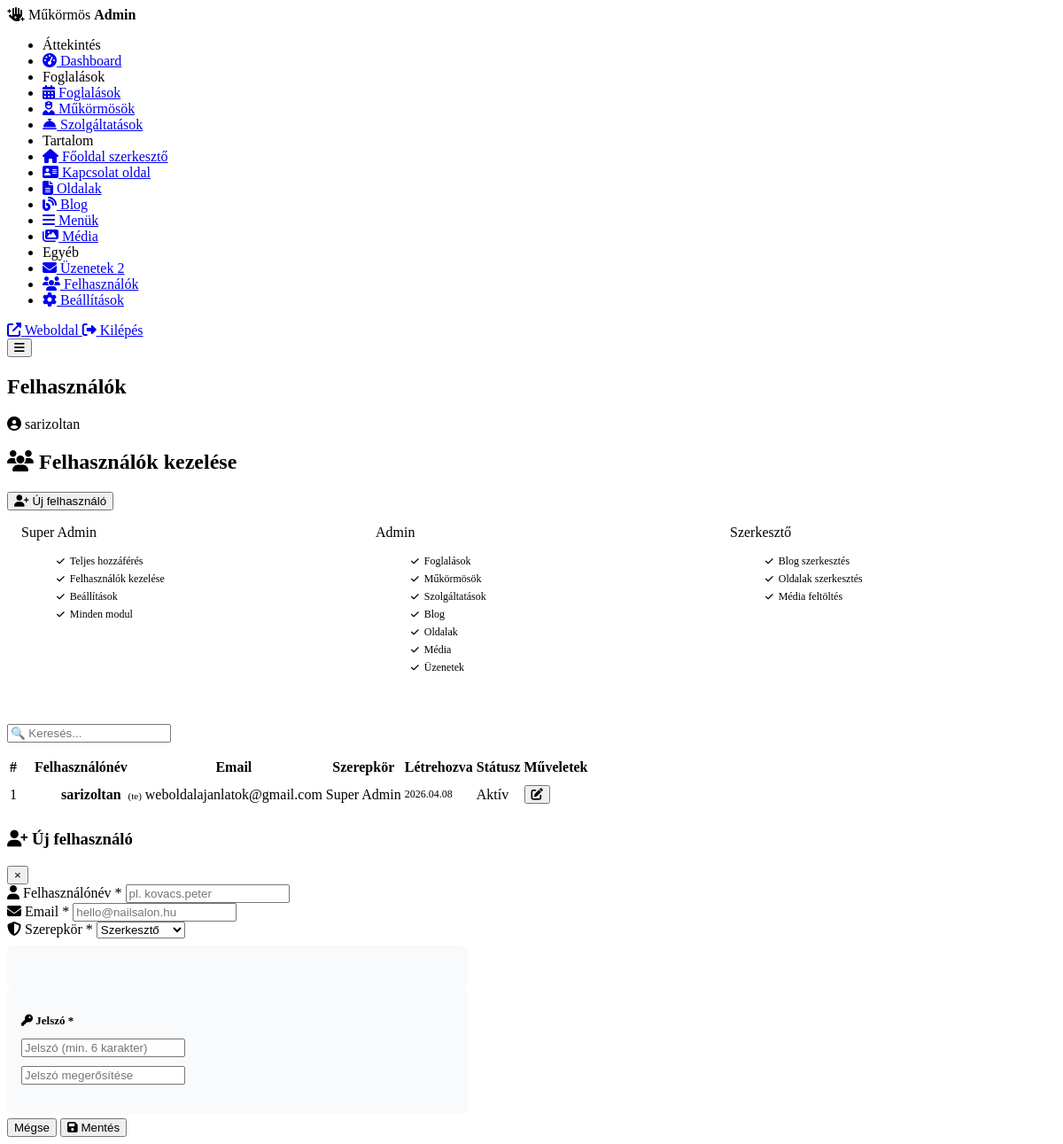
The page /admin/users.php (signed in) on the database its author committed.
### tables this page shows
CREATE TABLE `users` (
  `id` int(11) NOT NULL,
  `username` varchar(50) NOT NULL,
  `password_hash` varchar(255) NOT NULL,
  `email` varchar(100) DEFAULT NULL,
  `role` enum('superadmin','admin','editor') DEFAULT 'admin',
  `active` tinyint(1) NOT NULL DEFAULT 1,
  `created_at` timestamp NOT NULL DEFAULT current_timestamp()
);

### includes/auth.php (called while the page is built, shortened)
<?php
function current_admin(): array {
    return [
        'id'   => $_SESSION['admin_id']   ?? 0,
        'name' => $_SESSION['admin_name'] ?? '',
        'role' => $_SESSION['admin_role'] ?? '',
    ];
}

### includes/functions.php (called while the page is built, shortened)
<?php
function e(?string $str): string {
    return htmlspecialchars((string)($str ?? ''), ENT_QUOTES, 'UTF-8');
}

### admin/users.php (the view, shortened to what this page needs)
<?php
require_once '../includes/db.php';
require_once '../includes/auth.php';
require_once '../includes/functions.php';
$users = $pdo->query("SELECT * FROM users ORDER BY role ASC, username ASC")->fetchAll();
$role_labels = [
    'superadmin' => ['label' => 'Super Admin', 'color' => 'badge-cancelled'],
    'admin'      => ['label' => 'Admin',       'color' => 'badge-confirmed'],
    'editor'     => ['label' => 'Szerkesztő',  'color' => 'badge-draft'],
];
$role_permissions = [
    'superadmin' => ['Teljes hozzáférés', 'Felhasználók kezelése', 'Beállítások', 'Minden modul'],
    'admin'      => ['Foglalások', 'Műkörmösök', 'Szolgáltatások', 'Blog', 'Oldalak', 'Média', 'Üzenetek'],
    'editor'     => ['Blog szerkesztés', 'Oldalak szerkesztés', 'Média feltöltés'],
];
$page_title = 'Felhasználók';
require_once 'partials/header.php';
?>
<div class="page-header">
    <h2><i class="fas fa-users"></i> Felhasználók kezelése</h2>
    <button class="btn btn-primary" onclick="openUserModal()">
        <i class="fas fa-user-plus"></i> Új felhasználó
    </button>
</div>
<div class="role-info-grid">
    <?php foreach ($role_permissions as $role => $perms): ?>
    <div class="role-info-card">
        <div class="role-info-header">
            <span class="badge <?= $role_labels[$role]['color'] ?>">
                <?= $role_labels[$role]['label'] ?>
            </span>
        </div>
        <ul class="role-perm-list">
            <?php foreach ($perms as $perm): ?>
                <li><i class="fas fa-check"></i> <?= $perm ?></li>
            <?php endforeach; ?>
        </ul>
    </div>
    <?php endforeach; ?>
</div>
<div class="card">
    <div style="margin-bottom:16px;">
        <input type="text" id="tableSearch" placeholder="🔍 Keresés..." style="max-width:300px;">
    </div>
    <table class="admin-table">
        <thead>
            <tr>
                <th>#</th>
                <th>Felhasználónév</th>
                <th>Email</th>
                <th>Szerepkör</th>
                <th>Létrehozva</th>
                <th>Státusz</th>
                <th>Műveletek</th>
            </tr>
        </thead>
        <tbody>
            <?php foreach ($users as $u): ?>
            <tr>
                <td><?= $u['id'] ?></td>
                <td>
                    <div style="display:flex;align-items:center;gap:10px;">
                        <div class="user-avatar">
                        </div>
                        <div>
                            <strong><?= e($u['username']) ?></strong>
                            <?php if ($u['id'] == current_admin()['id']): ?>
                                <span style="font-size:11px;color:var(--accent);margin-left:4px;">(te)</span>
                            <?php endif; ?>
                        </div>
                    </div>
                </td>
                <td><?= e($u['email']) ?></td>
                <td>
                    <span class="badge <?= $role_labels[$u['role']]['color'] ?? 'badge-draft' ?>">
                        <?= $role_labels[$u['role']]['label'] ?? $u['role'] ?>
                    </span>
                </td>
                <td style="font-size:12px;color:var(--text-muted);">
                    <?= date('Y.m.d', strtotime($u['created_at'])) ?>
                </td>
                <td>
                    <?php if ($u['id'] != current_admin()['id']): ?>
                    <a href="users.php?toggle=<?= $u['id'] ?>&csrf_token=<?= csrf_token() ?>"
                       class="badge <?= ($u['active'] ?? 1) ? 'badge-confirmed' : 'badge-cancelled' ?>"
                       style="cursor:pointer;text-decoration:none;">
                        <?= ($u['active'] ?? 1) ? 'Aktív' : 'Inaktív' ?>
                    </a>
                    <?php else: ?>
                    <span class="badge badge-confirmed">Aktív</span>
                    <?php endif; ?>
                </td>
                <td>
                    <div class="table-actions">
                        <button class="action-btn edit" title="Szerkesztés"
                            onclick="openUserModal(<?= htmlspecialchars(json_encode($u), ENT_QUOTES) ?>)">
                            <i class="fas fa-edit"></i>
                        </button>
                    </div>
                </td>
            </tr>
            <?php endforeach; ?>
        </tbody>
    </table>
</div>
<div class="modal-overlay" id="userModal">
    <div class="modal" style="max-width:520px;">
        <div class="modal-header">
            <h3 id="userModalTitle"><i class="fas fa-user-plus"></i> Új felhasználó</h3>
            <button class="modal-close">&times;</button>
        </div>
        <form method="POST" action="users.php" id="userForm">
            <div class="modal-body">
                <div class="form-row">
                    <div class="form-group">
                        <label><i class="fas fa-user"></i> Felhasználónév *</label>
                        <input type="text" name="username" id="uUsername"
                               required placeholder="pl. kovacs.peter"
                               autocomplete="off">
                    </div>
                    <div class="form-group">
                        <label><i class="fas fa-envelope"></i> Email *</label>
                        <input type="email" name="email" id="uEmail"
                               required placeholder="hello@nailsalon.hu"
                               autocomplete="off">
                    </div>
                </div>
                <div class="form-group">
                    <label><i class="fas fa-shield-alt"></i> Szerepkör *</label>
                    <select name="role" id="uRole">
                        <option value="editor">Szerkesztő</option>
                    </select>
                    <div class="role-desc" id="roleDesc"></div>
                </div>
                <div style="background:#f9fafb;border-radius:8px;padding:16px;margin-bottom:4px;">
                    <p style="font-size:13px;font-weight:600;margin-bottom:12px;color:var(--text);">
                        <i class="fas fa-key" style="color:var(--accent);"></i>
                        Jelszó <span id="passRequired" style="color:var(--red);">*</span>
                    </p>
                    <div class="form-row">
                        <div class="form-group" style="margin-bottom:0;">
                            <input type="password" name="password" id="uPassword"
                                   placeholder="Jelszó (min. 6 karakter)"
                                   autocomplete="new-password">
                            <div class="password-strength" id="uPassStrength" style="height:4px;border-radius:2px;margin-top:6px;transition:all .3s;"></div>
                        </div>
                        <div class="form-group" style="margin-bottom:0;">
                            <input type="password" name="confirm_password" id="uConfirm"
                                   placeholder="Jelszó megerősítése"
                                   autocomplete="new-password">
                            <div id="uPassMatch" style="font-size:11px;margin-top:4px;height:14px;"></div>
                        </div>
                    </div>
                </div>
            </div>
            <div class="modal-footer">
                <button type="button" class="btn btn-secondary modal-close">Mégse</button>
                <button type="submit" class="btn btn-primary" id="userSaveBtn">
                    <i class="fas fa-save"></i> Mentés
                </button>
            </div>
        </form>
    </div>
</div>
<?php require_once 'partials/footer.php'; ?>

### admin/partials/header.php (shortened to what this page needs)
<!DOCTYPE html>
<html lang="hu">
<head>
    <link rel="stylesheet" href="<?= BASE_URL ?>/admin/assets/css/admin.css">
    <link rel="stylesheet" href="https://cdnjs.cloudflare.com/ajax/libs/font-awesome/6.5.0/css/all.min.css">
</head>
<body class="admin-body">
<aside class="sidebar" id="sidebar">
    <div class="sidebar-logo">
        <i class="fas fa-hand-sparkles"></i>
        <span>Műkörmös <strong>Admin</strong></span>
    </div>
    <nav class="sidebar-nav">
        <ul>
            <li class="nav-section">Áttekintés</li>
            <li>
                <a href="<?= BASE_URL ?>/admin/index.php"
                   class="<?= basename($_SERVER['PHP_SELF']) === 'index.php' ? 'active' : '' ?>">
                    <i class="fas fa-tachometer-alt"></i> Dashboard
                </a>
            </li>
            <li class="nav-section">Foglalások</li>
            <li>
                <a href="<?= BASE_URL ?>/admin/bookings.php"
                   class="<?= basename($_SERVER['PHP_SELF']) === 'bookings.php' ? 'active' : '' ?>">
                    <i class="fas fa-calendar-alt"></i> Foglalások
                </a>
            </li>
            <li>
                <a href="<?= BASE_URL ?>/admin/staff.php"
                   class="<?= basename($_SERVER['PHP_SELF']) === 'staff.php' ? 'active' : '' ?>">
                    <i class="fas fa-user-nurse"></i> Műkörmösök
                </a>
            </li>
            <li>
                <a href="<?= BASE_URL ?>/admin/services.php"
                   class="<?= basename($_SERVER['PHP_SELF']) === 'services.php' ? 'active' : '' ?>">
                    <i class="fas fa-concierge-bell"></i> Szolgáltatások
                </a>
            </li>
            <li class="nav-section">Tartalom</li>
            <li>
                <a href="<?= BASE_URL ?>/admin/homepage.php"
                   class="<?= basename($_SERVER['PHP_SELF']) === 'homepage.php' ? 'active' : '' ?>">
                    <i class="fas fa-home"></i> Főoldal szerkesztő
                </a>
            </li>
            <li>
                <a href="<?= BASE_URL ?>/admin/contact.php"
                   class="<?= basename($_SERVER['PHP_SELF']) === 'contact.php' ? 'active' : '' ?>">
                    <i class="fas fa-address-card"></i> Kapcsolat oldal
                </a>
            </li>
            <li>
                <a href="<?= BASE_URL ?>/admin/pages.php"
                   class="<?= basename($_SERVER['PHP_SELF']) === 'pages.php' ? 'active' : '' ?>">
                    <i class="fas fa-file-alt"></i> Oldalak
                </a>
            </li>
            <li>
                <a href="<?= BASE_URL ?>/admin/posts.php"
                   class="<?= basename($_SERVER['PHP_SELF']) === 'posts.php' ? 'active' : '' ?>">
                    <i class="fas fa-blog"></i> Blog
                </a>
            </li>
            <li>
                <a href="<?= BASE_URL ?>/admin/menus.php"
                   class="<?= basename($_SERVER['PHP_SELF']) === 'menus.php' ? 'active' : '' ?>">
                    <i class="fas fa-bars"></i> Menük
                </a>
            </li>
            <li>
                <a href="<?= BASE_URL ?>/admin/media.php"
                   class="<?= basename($_SERVER['PHP_SELF']) === 'media.php' ? 'active' : '' ?>">
                    <i class="fas fa-images"></i> Média
                </a>
            </li>
            <li class="nav-section">Egyéb</li>
            <li>
                <a href="<?= BASE_URL ?>/admin/messages.php"
                   class="<?= basename($_SERVER['PHP_SELF']) === 'messages.php' ? 'active' : '' ?>">
                    <i class="fas fa-envelope"></i> Üzenetek
                    <?php
                    $new_msg = $pdo->query("SELECT COUNT(*) FROM contact_messages WHERE status='new'")->fetchColumn();
                    if ($new_msg > 0): ?>
                        <span class="badge-count"><?= $new_msg ?></span>
                    <?php endif; ?>
                </a>
            </li>
            <?php if (current_admin()['role'] === 'superadmin'): ?>
            <li>
                <a href="<?= BASE_URL ?>/admin/users.php"
                   class="<?= basename($_SERVER['PHP_SELF']) === 'users.php' ? 'active' : '' ?>">
                    <i class="fas fa-users"></i> Felhasználók
                </a>
            </li>
            <?php endif; ?>
            <li>
                <a href="<?= BASE_URL ?>/admin/settings.php"
                   class="<?= basename($_SERVER['PHP_SELF']) === 'settings.php' ? 'active' : '' ?>">
                    <i class="fas fa-cog"></i> Beállítások
                </a>
            </li>
        </ul>
    </nav>
    <div class="sidebar-footer">
        <a href="<?= BASE_URL ?>" target="_blank">
            <i class="fas fa-external-link-alt"></i> Weboldal
        </a>
        <a href="<?= BASE_URL ?>/admin/logout.php">
            <i class="fas fa-sign-out-alt"></i> Kilépés
        </a>
    </div>
</aside>
<div class="admin-main">
    <header class="admin-topbar">
        <button class="sidebar-toggle" id="sidebarToggle">
            <i class="fas fa-bars"></i>
        </button>
        <h2 class="page-title"><?= e($page_title ?? 'Admin') ?></h2>
        <div class="topbar-right">
            <span class="admin-user">
                <i class="fas fa-user-circle"></i>
                <?= e(current_admin()['name']) ?>
            </span>
        </div>
    </header>
    <main class="admin-content">

### admin/users.php (style rules this page uses)
.role-info-grid { display:grid; grid-template-columns:repeat(3,1fr); gap:16px; margin-bottom:24px; }
.role-info-card { background:var(--white); border-radius:var(--radius); border:1px solid var(--border); padding:16px; box-shadow:var(--shadow); }
.role-info-header { margin-bottom:10px; }
.role-perm-list { list-style:none; display:flex; flex-direction:column; gap:5px; }
.role-perm-list li { font-size:12px; color:var(--text-light); display:flex; align-items:center; gap:6px; }
.role-perm-list li i { color:var(--green); font-size:10px; }
.user-avatar { width:36px; height:36px; border-radius:50%; background:var(--accent); color:#fff; display:flex; align-items:center; justify-content:center; font-weight:700; font-size:15px; flex-shrink:0; }
.role-desc { margin-top:8px; font-size:12px; color:var(--text-muted); padding:8px 12px; background:#f9fafb; border-radius:6px; min-height:32px; }

### rows shown on the page
users: username "sarizoltan", id "1", shows "(te)", email "weboldalajanlatok@gmail.com", role "Super Admin", created_at "2026.04.08", shows "Aktív"

### other values the page prints
$new_msg "2"
$page_title "Felhasználók"
$role_labels[$role]['label'] "Super Admin"
$perm "Teljes hozzáférés"
$perm "Felhasználók kezelése"
$perm "Beállítások"
$perm "Minden modul"
$role_labels[$role]['label'] "Admin"
$perm "Foglalások"
$perm "Műkörmösök"
$perm "Szolgáltatások"
$perm "Blog"
$perm "Oldalak"
$perm "Média"
$perm "Üzenetek"
